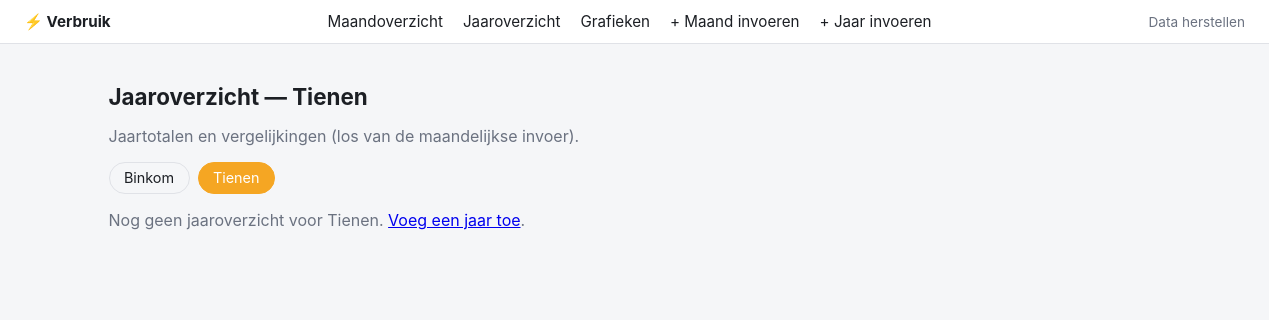
The page /jaaroverzicht?woning=Tienen on the database as committed earlier.
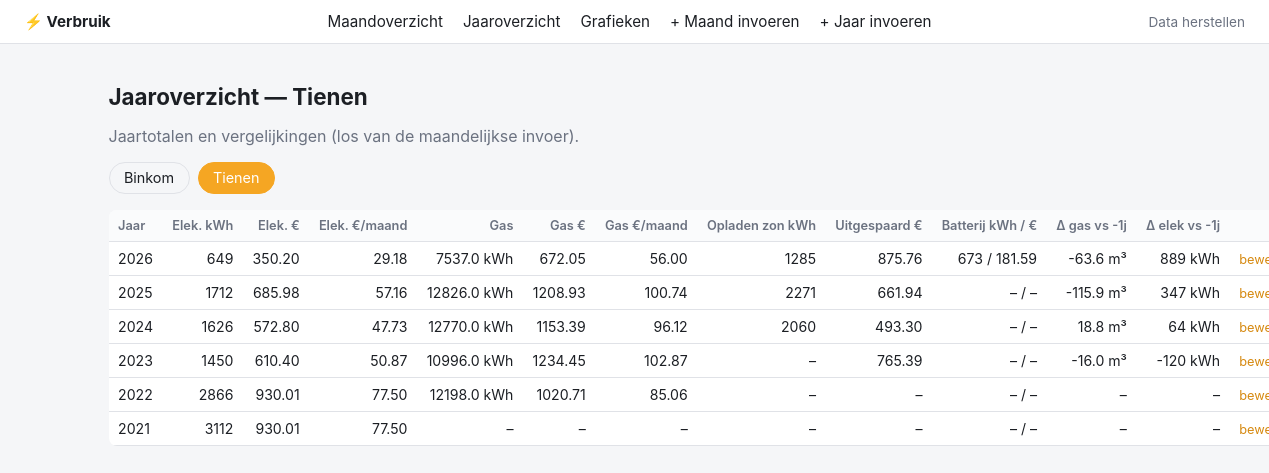
The same page on the database as committed later.
### tables this page shows
CREATE TABLE jaaroverzicht (
    id INTEGER PRIMARY KEY AUTOINCREMENT,
    woning TEXT NOT NULL CHECK (woning IN ('Tienen', 'Binkom')),
    jaar INTEGER NOT NULL,

    jaarverbruik_elektriciteit_kwh REAL,
    jaarverbruik_elektriciteit_kost_eur REAL,

    jaarverbruik_gas REAL,
    jaarverbruik_gas_eenheid TEXT CHECK (jaarverbruik_gas_eenheid IN ('m3', 'kWh')),
    jaarverbruik_gas_kost_eur REAL,

    opladen_zon_kwh REAL,
    opladen_zon_kost_eur REAL,

    uitgespaard_zonnepanelen_eur REAL,

    batterij_gebruik_kwh REAL,
    batterij_gebruik_kost_eur REAL,

    verschil_gas_vorig_jaar_m3 REAL,
    verschil_gas_vorig_jaar_kwh REAL,

    verschil_elektriciteit_vorig_jaar_kwh REAL,
    verschil_elektriciteit_vorig_jaar_eur REAL,

    UNIQUE(woning, jaar)
);

### main.py (the view)
@app.route("/jaaroverzicht")
def jaaroverzicht():
    woning = request.args.get("woning", WONINGEN[0])
    conn = get_connection()
    rows = conn.execute(
        "SELECT * FROM jaaroverzicht WHERE woning=? ORDER BY jaar DESC", (woning,)
    ).fetchall()
    maand_counts = {}
    for r in conn.execute(
        "SELECT jaar, COUNT(*) as n FROM maandverbruik WHERE woning=? GROUP BY jaar",
        (woning,),
    ):
        maand_counts[r["jaar"]] = r["n"]
    conn.close()
    resultaten = []
    for r in rows:
        rec = dict(r)
        n_maanden = maand_counts.get(rec["jaar"])
        rec["gem_maand_elektriciteit"] = jaaroverzicht_gem_per_maand(
            rec.get("jaarverbruik_elektriciteit_kost_eur"), n_maanden
        )
        rec["gem_maand_gas"] = jaaroverzicht_gem_per_maand(
            rec.get("jaarverbruik_gas_kost_eur"), n_maanden
        )
        rec["gem_maand_zon"] = jaaroverzicht_gem_per_maand(
            rec.get("opladen_zon_kost_eur"), n_maanden
        )
        resultaten.append(rec)
    return render_template(
        "jaaroverzicht.html", woningen=WONINGEN, woning=woning, records=resultaten
    )

### calculations.py (called while the page is built)
def jaaroverzicht_gem_per_maand(jaartotaal, aantal_maanden_met_data):
    if not aantal_maanden_met_data or jaartotaal is None:
        return None
    return jaartotaal / aantal_maanden_met_data

### main.py (called while the page is built)
    def __call__(self, environ, start_response):
        script_name = environ.get("HTTP_X_INGRESS_PATH", "")
        if script_name:
            environ["SCRIPT_NAME"] = script_name
            path_info = environ.get("PATH_INFO", "")
            if path_info.startswith(script_name):
                environ["PATH_INFO"] = path_info[len(script_name):]
        return self.wsgi_app(environ, start_response)

### models.py (called while the page is built)
def get_connection():
    DB_PATH.parent.mkdir(parents=True, exist_ok=True)
    conn = sqlite3.connect(DB_PATH)
    conn.row_factory = sqlite3.Row
    conn.execute("PRAGMA foreign_keys = ON")
    return conn

### templates/jaaroverzicht.html (shortened to what this page needs)
{% extends "base.html" %}
{% block content %}
<h1>Jaaroverzicht — {{ woning }}</h1>
<p class="subtitle">Jaartotalen en vergelijkingen (los van de maandelijkse invoer).</p>
<div class="woning-tabs">
    {% for w in woningen %}
        <a href="{{ url_for('jaaroverzicht', woning=w) }}" class="{{ 'active' if w == woning }}">{{ w }}</a>
    {% endfor %}
</div>
{% if not records %}
    <p class="muted">Nog geen jaaroverzicht voor {{ woning }}. <a href="{{ url_for('jaaroverzicht_invoer') }}">Voeg een jaar toe</a>.</p>
{% else %}
<table>
    <thead>
        <tr>
            <th>Jaar</th>
            <th>Elek. kWh</th>
            <th>Elek. €</th>
            <th>Elek. €/maand</th>
            <th>Gas</th>
            <th>Gas €</th>
            <th>Gas €/maand</th>
            <th>Opladen zon kWh</th>
            <th>Uitgespaard €</th>
            <th>Batterij kWh / €</th>
            <th>Δ gas vs -1j</th>
            <th>Δ elek vs -1j</th>
            <th></th>
        </tr>
    </thead>
    <tbody>
        {% for r in records %}
        <tr>
            <td>{{ r.jaar }}</td>
            <td>{{ "%.0f"|format(r.jaarverbruik_elektriciteit_kwh) if r.jaarverbruik_elektriciteit_kwh is not none else "–" }}</td>
            <td>{{ "%.2f"|format(r.jaarverbruik_elektriciteit_kost_eur) if r.jaarverbruik_elektriciteit_kost_eur is not none else "–" }}</td>
            <td>{{ "%.2f"|format(r.gem_maand_elektriciteit) if r.gem_maand_elektriciteit is not none else "–" }}</td>
            <td>{{ r.jaarverbruik_gas ~ " " ~ (r.jaarverbruik_gas_eenheid or "") if r.jaarverbruik_gas is not none else "–" }}</td>
            <td>{{ "%.2f"|format(r.jaarverbruik_gas_kost_eur) if r.jaarverbruik_gas_kost_eur is not none else "–" }}</td>
            <td>{{ "%.2f"|format(r.gem_maand_gas) if r.gem_maand_gas is not none else "–" }}</td>
            <td>{{ "%.0f"|format(r.opladen_zon_kwh) if r.opladen_zon_kwh is not none else "–" }}</td>
            <td>{{ "%.2f"|format(r.uitgespaard_zonnepanelen_eur) if r.uitgespaard_zonnepanelen_eur is not none else "–" }}</td>
            <td>
                {{ "%.0f"|format(r.batterij_gebruik_kwh) if r.batterij_gebruik_kwh is not none else "–" }} /
                {{ "%.2f"|format(r.batterij_gebruik_kost_eur) if r.batterij_gebruik_kost_eur is not none else "–" }}
            </td>
            <td>{{ "%.1f m³"|format(r.verschil_gas_vorig_jaar_m3) if r.verschil_gas_vorig_jaar_m3 is not none else "–" }}</td>
            <td>{{ "%.0f kWh"|format(r.verschil_elektriciteit_vorig_jaar_kwh) if r.verschil_elektriciteit_vorig_jaar_kwh is not none else "–" }}</td>
            <td><a class="edit" href="{{ url_for('jaaroverzicht_invoer', woning=r.woning, jaar=r.jaar) }}">bewerk</a></td>
        </tr>
        {% endfor %}
    </tbody>
</table>
{% endif %}
{% endblock %}

### templates/base.html (shortened to what this page needs)
<!DOCTYPE html>
<html lang="nl">
<head>
    <link rel="stylesheet" href="{{ url_for('static', filename='style.css') }}">
</head>
<body>
    <nav>
        <a href="{{ url_for('index') }}" class="brand">⚡ Verbruik</a>
        <a href="{{ url_for('index') }}">Maandoverzicht</a>
        <a href="{{ url_for('jaaroverzicht') }}">Jaaroverzicht</a>
        <a href="{{ url_for('grafieken') }}">Grafieken</a>
        <a href="{{ url_for('invoer') }}">+ Maand invoeren</a>
        <a href="{{ url_for('jaaroverzicht_invoer') }}">+ Jaar invoeren</a>
        <a href="{{ url_for('herstel_seed') }}" style="margin-left:auto; color:var(--muted); font-size:0.85rem;">Data herstellen</a>
    </nav>
    <main>
        {% block content %}{% endblock %}
    </main>
</body>
</html>

### static/style.css (style rules this page uses)
:root { --bg: #f5f6f8; --card: #ffffff; --border: #e0e2e7; --text: #1c1f24; --muted: #6b7280; --accent: #f5a623; --accent-dark: #d68910; --pos: #2e7d32; --neg: #c0392b; }
* { box-sizing: border-box; }
body { margin: 0; font-family: -apple-system, "Segoe UI", Roboto, sans-serif; background: var(--bg); color: var(--text); }
nav { display: flex; align-items: center; gap: 1.25rem; padding: 0.75rem 1.5rem; background: var(--card); border-bottom: 1px solid var(--border); flex-wrap: wrap; }
nav a { color: var(--text); text-decoration: none; font-size: 0.95rem; }
nav a.brand { font-weight: 700; margin-right: auto; }
main { padding: 1.5rem; max-width: 1100px; margin: 0 auto; }
h1 { font-size: 1.4rem; margin-bottom: 0.25rem; }
.subtitle { color: var(--muted); margin-bottom: 1rem; }
.woning-tabs { display: flex; gap: 0.5rem; margin-bottom: 1rem; }
.woning-tabs a { padding: 0.4rem 0.9rem; border-radius: 999px; text-decoration: none; border: 1px solid var(--border); color: var(--text); font-size: 0.9rem; }
.woning-tabs a.active { background: var(--accent); border-color: var(--accent); color: #fff; }
table { width: 100%; border-collapse: collapse; background: var(--card); border-radius: 8px; overflow: hidden; font-size: 0.88rem; }
th, td { padding: 0.5rem 0.6rem; text-align: right; border-bottom: 1px solid var(--border); white-space: nowrap; }
th:first-child, td:first-child { text-align: left; }
th { background: #fafbfc; color: var(--muted); font-weight: 600; font-size: 0.8rem; }
a.edit { font-size: 0.8rem; color: var(--accent-dark); text-decoration: none; }

Rows that differ between the two databases and show on the page:
added jaaroverzicht: jaar "2026", jaarverbruik_elektriciteit_kwh "649", jaarverbruik_elektriciteit_kost_eur "350.20", gem_maand_elektriciteit "29.18", jaarverbruik_gas+jaarverbruik_gas_eenheid "7537.0 kWh", jaarverbruik_gas_kost_eur "672.05", gem_maand_gas "56.00", opladen_zon_kwh "1285", uitgespaard_zonnepanelen_eur "875.76", batterij_gebruik_kwh "673", batterij_gebruik_kost_eur "181.59", verschil_gas_vorig_jaar_m3 "-63.6 m³", verschil_elektriciteit_vorig_jaar_kwh "889 kWh"
added jaaroverzicht: jaar "2025", jaarverbruik_elektriciteit_kwh "1712", jaarverbruik_elektriciteit_kost_eur "685.98", gem_maand_elektriciteit "57.16", jaarverbruik_gas+jaarverbruik_gas_eenheid "12826.0 kWh", jaarverbruik_gas_kost_eur "1208.93", gem_maand_gas "100.74", opladen_zon_kwh "2271", uitgespaard_zonnepanelen_eur "661.94", batterij_gebruik_kwh "–", batterij_gebruik_kost_eur "–", verschil_gas_vorig_jaar_m3 "-115.9 m³", verschil_elektriciteit_vorig_jaar_kwh "347 kWh"
added jaaroverzicht: jaar "2024", jaarverbruik_elektriciteit_kwh "1626", jaarverbruik_elektriciteit_kost_eur "572.80", gem_maand_elektriciteit "47.73", jaarverbruik_gas+jaarverbruik_gas_eenheid "12770.0 kWh", jaarverbruik_gas_kost_eur "1153.39", gem_maand_gas "96.12", opladen_zon_kwh "2060", uitgespaard_zonnepanelen_eur "493.30", batterij_gebruik_kwh "–", batterij_gebruik_kost_eur "–", verschil_gas_vorig_jaar_m3 "18.8 m³", verschil_elektriciteit_vorig_jaar_kwh "64 kWh"
added jaaroverzicht: jaar "2023", jaarverbruik_elektriciteit_kwh "1450", jaarverbruik_elektriciteit_kost_eur "610.40", gem_maand_elektriciteit "50.87", jaarverbruik_gas+jaarverbruik_gas_eenheid "10996.0 kWh", jaarverbruik_gas_kost_eur "1234.45", gem_maand_gas "102.87", opladen_zon_kwh "–", uitgespaard_zonnepanelen_eur "765.39", batterij_gebruik_kwh "–", batterij_gebruik_kost_eur "–", verschil_gas_vorig_jaar_m3 "-16.0 m³", verschil_elektriciteit_vorig_jaar_kwh "-120 kWh"
added jaaroverzicht: jaar "2022", jaarverbruik_elektriciteit_kwh "2866", jaarverbruik_elektriciteit_kost_eur "930.01", gem_maand_elektriciteit "77.50", jaarverbruik_gas+jaarverbruik_gas_eenheid "12198.0 kWh", jaarverbruik_gas_kost_eur "1020.71", gem_maand_gas "85.06", opladen_zon_kwh "–", uitgespaard_zonnepanelen_eur "–", batterij_gebruik_kwh "–", batterij_gebruik_kost_eur "–", verschil_gas_vorig_jaar_m3 "–", verschil_elektriciteit_vorig_jaar_kwh "–"
added jaaroverzicht: jaar "2021", jaarverbruik_elektriciteit_kwh "3112", jaarverbruik_elektriciteit_kost_eur "930.01", gem_maand_elektriciteit "77.50", jaarverbruik_gas "–", jaarverbruik_gas_kost_eur "–", gem_maand_gas "–", opladen_zon_kwh "–", uitgespaard_zonnepanelen_eur "–", batterij_gebruik_kwh "–", batterij_gebruik_kost_eur "–", verschil_gas_vorig_jaar_m3 "–", verschil_elektriciteit_vorig_jaar_kwh "–"
Other text that changed with them:
{{ woning }}: "Tienen" → (not shown)
text no longer shown: "Nog geen jaaroverzicht voor . Voeg een jaar toe ."
text now shown: "Jaar Elek. kWh Elek. € Elek. €/maand Gas Gas € Gas €/maand Opladen zon kWh Uitgespaard € Batterij kWh / € Δ gas vs -1j Δ elek vs -1j"
